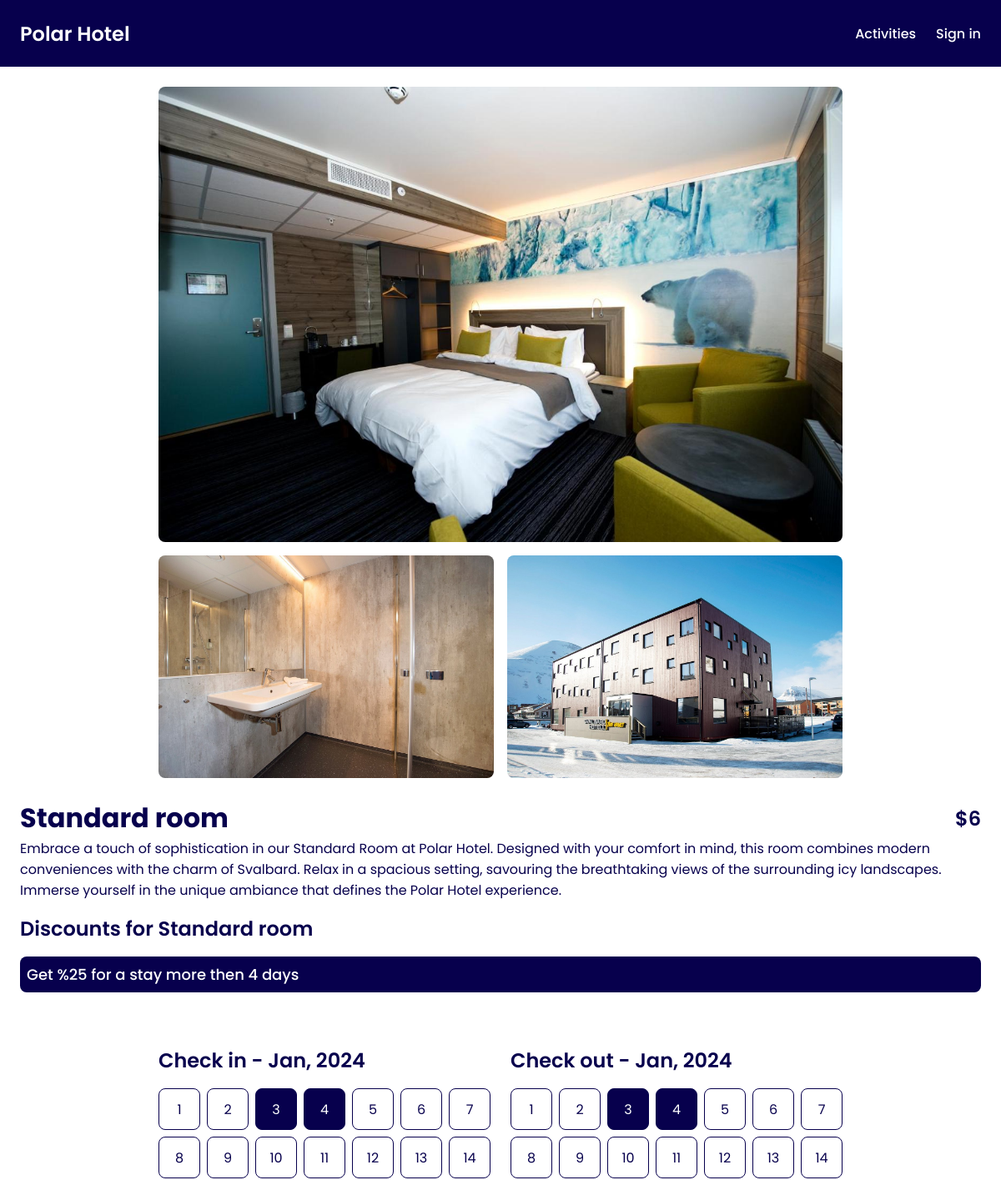
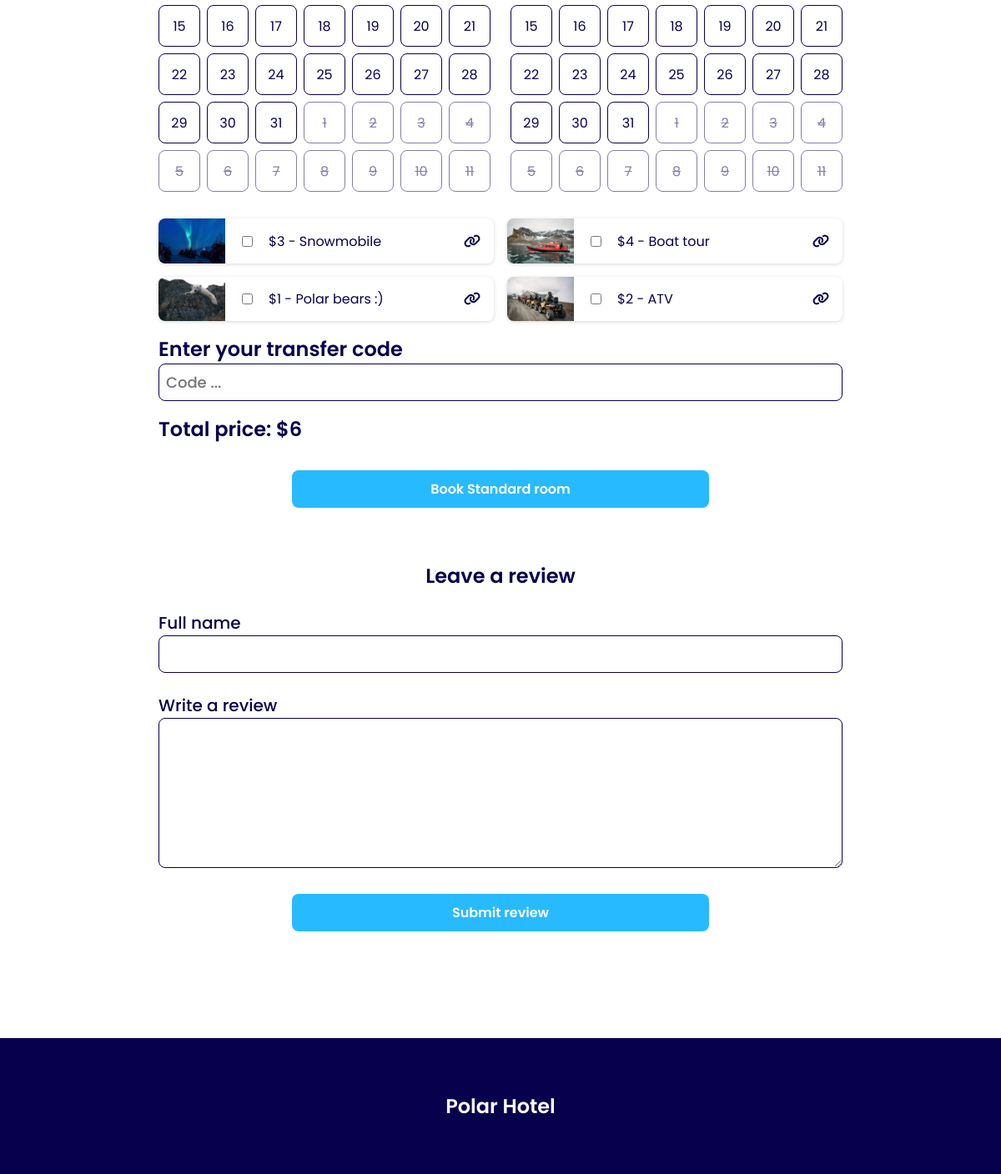
/room.php?room=f0fbcd61-8184-4041-88e4-ddb5e44bb812, run on the app's committed database (2 pictures, top to bottom).
### tables this page shows
CREATE TABLE booked_rooms (
	id INTEGER PRIMARY KEY,
	check_in DATE,
	check_out DATE,
	total_cost INTEGER,
	room_id VARCHAR,
	FOREIGN KEY (room_id) REFERENCES rooms(id) ON DELETE CASCADE
);

CREATE TABLE activities (
	id VARCHAR PRIMARY KEY,
	name VARCHAR,
	price INTEGER,
	description VARCHAR,
	image VARCHAR
);

### app/getRooms.php (called while the page is built, shortened)
<?php
require_once __DIR__ . "/../vendor/autoload.php";
try {
    $stars = intval($_ENV["STARS"]);
    $getRooms = $db->query("SELECT rooms.id, rooms.name, rooms.price, rooms.description, image_room.image FROM rooms
    INNER JOIN image_room ON image_room.room_id = rooms.id");
    $getRooms->execute();
    $rooms = $getRooms->fetchAll();
    $mappedRooms = [];
    foreach ($rooms as $room) {
        $id = $room["id"];
        $price = intval($room["price"]);
        $price = $price + $stars;
        if (!isset($mappedRooms[$id])) {
            $mappedRooms[$id] = [
                "id" => $id,
                "name" => $room["name"],
                "price" => $price,
                "description" => $room["description"],
                "images" => [],
            ];
        }
        $mappedRooms[$id]["images"][] = $room["image"];
    }
    $rooms = array_values($mappedRooms);
} catch (PDOException $e) {
    $rooms = [];
}

### app/hotelFunctions.php (called while the page is built, shortened)
<?php
function monthArrayDate(int $timeStamp): array
{
    return [
        "date" => date("Y-m-d", $timeStamp),
        "dayOfWeek" => intval(date("N", $timeStamp)),
        "dayDate" => intval(date("d", $timeStamp)),
        "month" => intval(date("m", $timeStamp)),
    ];
}
function getMonth(int $monthIndex, int $year): array
{
    $monthLength = cal_days_in_month(CAL_GREGORIAN, $monthIndex, $year);
    $month = [];
    $firstDay = date("N", mktime(0, 0, 0, $monthIndex, 1, $year));
    $daysBefore = $firstDay - 1;
    $daysAfter = 42 - $monthLength - $daysBefore;
    for ($idx = 0; $idx < $monthLength; $idx++) {
        $timeStamp = mktime(0, 0, 0, $monthIndex, $idx + 1, $year);
        $month[] = monthArrayDate($timeStamp);
    }
    if ($daysAfter > 0) {
        for ($idx = 1; $idx <= $daysAfter; $idx++) {
            $timeStamp = mktime(0, 0, 0, $monthIndex, $monthLength + $idx, $year);
            $month[] = monthArrayDate($timeStamp);
        }
    }
    return $month;
}
function filterForId(array $arrays, string $arrayId): array
{
    $filteredArray = array_filter($arrays, function ($array) use ($arrayId) {
        return $array["id"] === $arrayId;
    });
    $filteredArray = reset($filteredArray);
    return !$filteredArray ? [] : $filteredArray;
}
function isDateBooked(int $date, array $bookedCheckIn, array $bookedCheckOut): bool
{
    foreach ($bookedCheckIn as $index => $checkIn) {
        $checkOut = $bookedCheckOut[$index];
        if ($date >= strtotime($checkIn) && $date <= strtotime($checkOut)) {
            return true;
        }
    }
    return false;
}

### app/getOffers.php (called while the page is built, shortened)
<?php
require_once __DIR__ . "/autoload.php";
try {
    $getOffers = $db->query("SELECT offers.*, offer_room.room_id FROM offers INNER JOIN offer_room ON offer_room.offer_id = offers.id;");
    $offers = $getOffers->fetchAll();
    $mappedOffers = [];
    foreach ($offers as $offer) {
        $id = $offer["id"];
        if (!isset($mappedOffers[$id])) {
            $mappedOffers[$id] = [
                "id" => $id,
                "name" => $offer["name"],
                "discount" => intval($offer["discount"]),
                "requirement" => $offer["requirement"],
                "requirement_amount" => $offer["requirement_amount"],
                "rooms" => [],
            ];
        }
        $mappedOffers[$id]["rooms"][] = $offer["room_id"];
    }
    $offers = array_values($mappedOffers);
} catch (PDOException $e) {
    $offers = [];
}

### app/getBookedRooms.php (called while the page is built, shortened)
<?php
require_once __DIR__ . "/autoload.php";
try {
    if (isset($room["id"])) {
        $getBookedRooms = $db->prepare("SELECT * FROM booked_rooms WHERE room_id = :room_id");
        $getBookedRooms->bindParam(":room_id", $room["id"], PDO::PARAM_STR);
        $getBookedRooms->execute();
        $bookedRooms = $getBookedRooms->fetchAll(PDO::FETCH_ASSOC);
    }
} catch (PDOException $e) {
    $_SESSION["bookingErrors"][] = "Failed to get booked dates, please try agin later";
    $bookedRooms = [];
}

### app/getActivities.php (called while the page is built, shortened)
<?php
require_once __DIR__ . "/autoload.php";
try {
    $selectActivities = $db->query("SELECT * FROM activities");
    $selectActivities->execute();
    $activities = $selectActivities->fetchAll();
} catch (PDOException $e) {
    $activities = [];
}

### room.php (the view, shortened to what this page needs)
<?php
require_once __DIR__ . "/app/autoload.php";
require __DIR__ . "/app/getRooms.php";
require __DIR__ . "/app/getActivities.php";
require __DIR__ . "/app/getOffers.php";
$roomId = $_GET["room"];
$room = filterForId($rooms, $roomId);
require __DIR__ . "/app/getBookedRooms.php";
$bookedCheckIn = array_column($bookedRooms, "check_in");
$bookedCheckOut = array_column($bookedRooms, "check_out");
$roomOffers = array_filter($offers, function ($offer) use ($room) {
    return in_array($room["id"], $offer["rooms"]);
});
$roomOffers = array_values($roomOffers);
require_once __DIR__ . "/views/header.php";
require_once __DIR__ . "/views/navigation.php";
?>
<main class="room-main max-w-section">
    <div class="room-content-order">
        <div class="column room-info-container space-between">
            <div>
                <div class="space-between name-price-title">
                    <h1><?= $room["name"]; ?></h1>
                    <h3><?= "$" . $room["price"]; ?></h3>
                </div>
                <div><?= nl2br($room["description"]); ?></div>
            </div>
            <?php if (count($roomOffers) > 0) : ?>
                <div class="room-discount-container">
                    <h3 class="room-discount-title">Discounts for <?= $room["name"]; ?></h3>
                    <?php foreach ($roomOffers as $roomOffer) : ?>
                        <div class="room-discount-card"><?= $roomOffer["name"]; ?></div>
                    <?php endforeach; ?>
                </div>
            <?php endif; ?>
        </div>
        <div class="room-gallery-grid">
            <?php foreach ($room["images"] as $image) : ?>
                <img src=<?= "./assets/images/" . $image; ?> alt="hotel room">
            <?php endforeach; ?>
        </div>
    </div>
    <form method="post" class="book-room-form" action="app/bookRoom.php">
        <div class="check-in-out-calenders">
            <div>
                <h3>Check in - Jan, 2024</h3>
                <?php
                $calendarIdentifier = "check_in";
                require __DIR__ . "/views/calendar.php"; ?>
            </div>
            <div>
                <h3>Check out - Jan, 2024</h3>
                <?php
                $calendarIdentifier = "check_out";
                require __DIR__ . "/views/calendar.php"; ?>
            </div>
        </div>
        <div class="room-activities">
            <?php foreach ($activities as $activity) : ?>
                <div class="room-activities-card">
                    <img src="<?= "assets/images/" . $activity["image"] ?>" alt="activity">
                    <input data-price="<?= $activity["price"]; ?>" class="activity-check" type="checkbox" name="activities[]" value="<?= $activity["id"] ?>">
                    <div><?= "$" . $activity["price"] . " - " . $activity["name"] ?></div>
                    <a href="activities.php" class="text-dark-blue flex-grow">
                        <i class="fa-solid fa-link"></i>
                    </a>
                </div>
            <?php endforeach; ?>
        </div>
        <div>
            <label for="transfer-code">
                <h3>Enter your transfer code</h3>
            </label>
            <input autocomplete="off" placeholder="Code ..." class="transfer-code-input" type="text" name="transfer-code" id="transfer-code" required>
        </div>
        <div class="space-between">
            <h3>Total price: <span id="total-price"><?= "$" . $room["price"] ?></span></h3>
        </div>
        <button type="submit" class="submit-btn-blue cart-btn">Book <?= $room["name"]; ?></i></button>
    </form>
    <div class="reviews-container">
        <h3 class="review-title">Leave a review</h3>
        <form class="column review-form" action="app/insertReview.php">
            <div>
                <label class="create-room-label" for="name">Full name</label>
                <input required min="2" class="transfer-code-input" type="text" name="name" id="name">
            </div>
            <div>
                <label class="create-room-label" for="review">Write a review</label>
                <textarea required class="transfer-code-input" name="review" id="review" maxlength="1000" rows="6"></textarea>
            </div>
            <button class="submit-btn-blue cart-btn" type="submit">Submit review</button>
        </form>
    </div>
</main>
<?php require_once __DIR__ . "/views/footer.php"; ?>

### views/calendar.php (shortened to what this page needs)
<?php
$selectedMonth = intval(date("m", mktime(0, 0, 0, 1, 1, 2024)));
$selectedYear = 2024;
$month = getMonth($selectedMonth, $selectedYear);
$identifier = $calendarIdentifier ?? '';
?>
<div class="calendar-grid">
    <?php foreach ($month as $date) :
        $dateIsBooked = isDateBooked(strtotime($date["date"]), $bookedCheckIn, $bookedCheckOut);
    ?>
        <div id="<?= ($selectedMonth === $date["month"] && !$dateIsBooked) ? 'btn_' . $identifier : '' ?>" class="calendar-cell
        <?= $selectedMonth !== $date["month"] ? 'offset-month' : (!$dateIsBooked ? 'current-month contain-radio' : ""); ?>
        <?= $dateIsBooked ? "date-is-booked" : ""; ?>" title="<?= $dateIsBooked ? $date["date"] . " is already booked" : "Please select a date"; ?>">
            <?= $date["dayDate"] ?>
        </div>
    <?php endforeach; ?>
</div>

### assets/style/style.css (style rules this page uses)
:root { --dark-blue: #07004d; --blue: #28bafe; --light-blue: #e3f5fd; --white: #fff; --rounded-md: 16px; --rounded-sm: 8px; }
* { box-sizing: border-box; font-family: "Poppins", sans-serif; }
body { min-height: 100vh; background: var(--white); color: var(--dark-blue); margin: 0; padding: 0; }
h1, h2, h3, p { margin: 0; }
h3 { font-size: 24px; font-weight: 600; }
button, input[type="checkbox"] { border: none; cursor: pointer; }
a { color: var(--white); text-decoration: none; font-weight: 500; font-size: 1rem; }
textarea { resize: vertical; }
.column { display: flex; flex-direction: column; }
.text-dark-blue { color: var(--dark-blue); }
.submit-btn-blue { background: var(--blue); color: var(--white); padding: 10px 0; font-size: 1rem; font-weight: 600; border-radius: var(--rounded-sm); transition: all 0.3s; text-align: center; }
.space-between { display: flex; justify-content: space-between; width: 100%; }
.date-is-booked { background: var(--dark-blue); color: var(--white); cursor: default; }
.reviews-container { max-width: 820px; width: 100%; margin: 0 auto; margin-bottom: 64px; }
.review-form { gap: 24px; }
.review-title { text-align: center; margin-bottom: 24px; }
.max-w-section { max-width: 1440px; width: 100%; margin: 0 auto; }
.create-room-label { font-size: 20px; font-weight: 500; margin-bottom: 8px; }
.room-main { min-height: 100vh; padding: 104px 24px 0 24px; }
.room-gallery-grid { display: grid; grid-template-columns: repeat(2, 1fr); gap: 16px; max-width: 820px; }
.room-gallery-grid img { width: 100%; border-radius: var(--rounded-sm); }
.room-gallery-grid img:nth-child(1) { grid-column: span 2; }
.room-content-order { display: flex; gap: 24px; }
.name-price-title { align-items: center; }
.room-info-container { width: 100%; }
.book-room-form { margin: 64px auto; display: flex; flex-direction: column; gap: 16px; width: 100%; max-width: 820px; }
.calendar-grid { display: grid; grid-template-columns: repeat(7, minmax(40px, 50px)); grid-template-rows: repeat(6, minmax(40px, 50px)); place-content: center; gap: 8px; padding: 16px 0; }
.calendar-cell { padding: 8px; border: 1px solid var(--dark-blue); border-radius: var(--rounded-sm); display: flex; justify-content: center; align-items: center; user-select: none; }
.offset-month { opacity: 0.5; text-decoration: line-through; }
.current-month { cursor: pointer; transition: background 0.2s ease-out, color 0.2s ease-out; }
.contain-radio { position: relative; }
.check-in-out-calenders { display: flex; flex-direction: column; align-items: center; justify-content: center; gap: 24px; }
.room-activities { display: grid; grid-template-columns: repeat(auto-fill, minmax(350px, 1fr)); gap: 16px; }
.room-activities-card { display: flex; align-items: center; gap: 16px; padding-right: 16px; width: 100%; overflow: hidden; border-radius: var(--rounded-sm); box-shadow: rgba(0, 0, 0, 0.16) 0px 1px 4px; }
.room-activities-card img { width: 80px; object-fit: cover; object-position: center; }
.flex-grow { flex-grow: 1; text-align: end; }
.transfer-code-input { width: 100%; border: 1px solid var(--dark-blue); border-radius: var(--rounded-sm); padding: 8px; font-size: 18px; font-weight: 500; }
.room-discount-container { display: flex; flex-direction: column; gap: 16px; margin-top: 16px; }
.room-discount-card { padding: 8px; font-size: 18px; font-weight: 500; border-radius: var(--rounded-sm); background: var(--dark-blue); color: var(--white); }
.cart-btn { max-width: 500px; width: 100%; margin: 0 auto; }

### assets/style/mediaQuery.css (style rules this page uses)
@media (max-width: 1200px) { .room-content-order { flex-direction: column-reverse; } }
@media (max-width: 1200px) { .room-gallery-grid { margin: 0 auto; } }
@media (min-width: 900px) { .check-in-out-calenders { flex-direction: row; } }

### data on the page
booked_rooms: id "3"
booked_rooms: dayDate "4"
activities: image (picture), price "3", name "Snowmobile"
activities: image (picture), price "4", name "Boat tour"
activities: image (picture), price "1", name "Polar bears :)"
activities: image (picture), price "2", name "ATV"

### other printed values
$room["name"] "Standard room"
$room["price"] "6"
$roomOffer["name"] "Get %25 for a stay more then 4 days"
$date["dayDate"] "1"
$date["dayDate"] "2"
$date["dayDate"] "5"
$date["dayDate"] "6"
$date["dayDate"] "7"
$date["dayDate"] "8"
$date["dayDate"] "9"
$date["dayDate"] "10"
$date["dayDate"] "11"
$date["dayDate"] "12"
$date["dayDate"] "13"
$date["dayDate"] "14"
